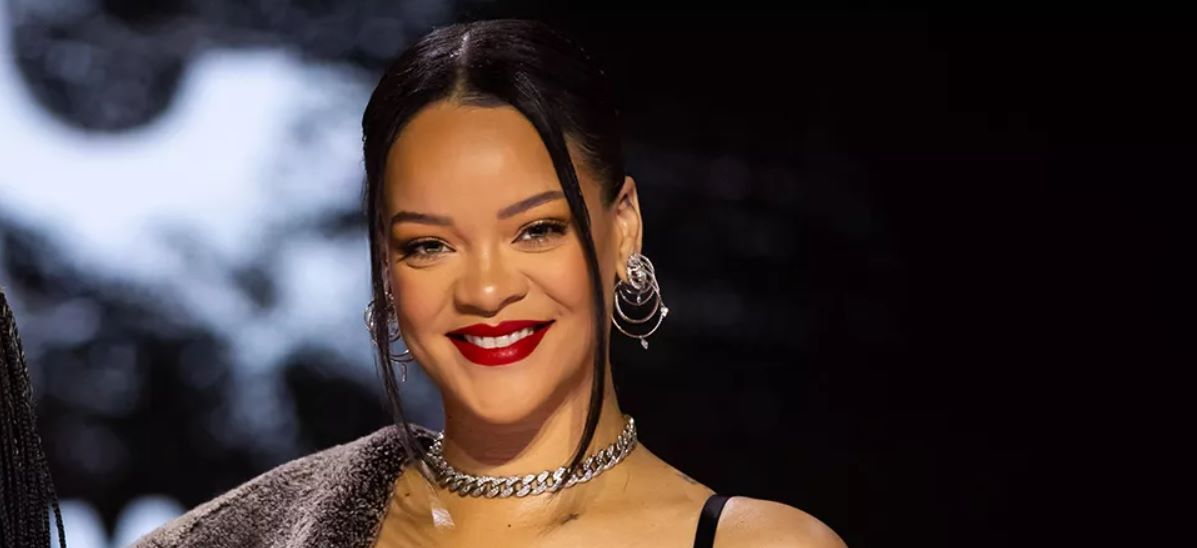
#> input picture seminarska/input.jpg, 1197 x 548 px
$ python demo_app.py
#> lines starting #> are read from the running program, lines starting #| are printed output that depends on the picture; after the words box and inside, x2 and y2 are one past the last pixel; in counts of white or black regions, pixels touching at a corner belong together
import cv2

def apply_gaussian_blur(image, x, y, w, h):
    face = image[y:y+h, x:x+w]
    blurred_face = cv2.GaussianBlur(face, (99, 99), 30)
    image[y:y+h, x:x+w] = blurred_face

def apply_pixelated_blur(image, x, y, w, h):
    face = image[y:y+h, x:x+w]
    small = cv2.resize(face, (10, 10), interpolation=cv2.INTER_LINEAR)
    pixelated_face = cv2.resize(small, (w, h), interpolation=cv2.INTER_NEAREST)
    image[y:y+h, x:x+w] = pixelated_face

def main():
    image = cv2.imread('input.jpg')
#> image is the input picture: shape (548, 1197, 3); mean B, G, R 54.1, 53.8, 64.5
    if image is None:
        print("Грешка: Не може да се вчита сликата.")
        return

    face_cascade = cv2.CascadeClassifier(cv2.data.haarcascades + 'haarcascade_frontalface_default.xml')
    gray_image = cv2.cvtColor(image, cv2.COLOR_BGR2GRAY)
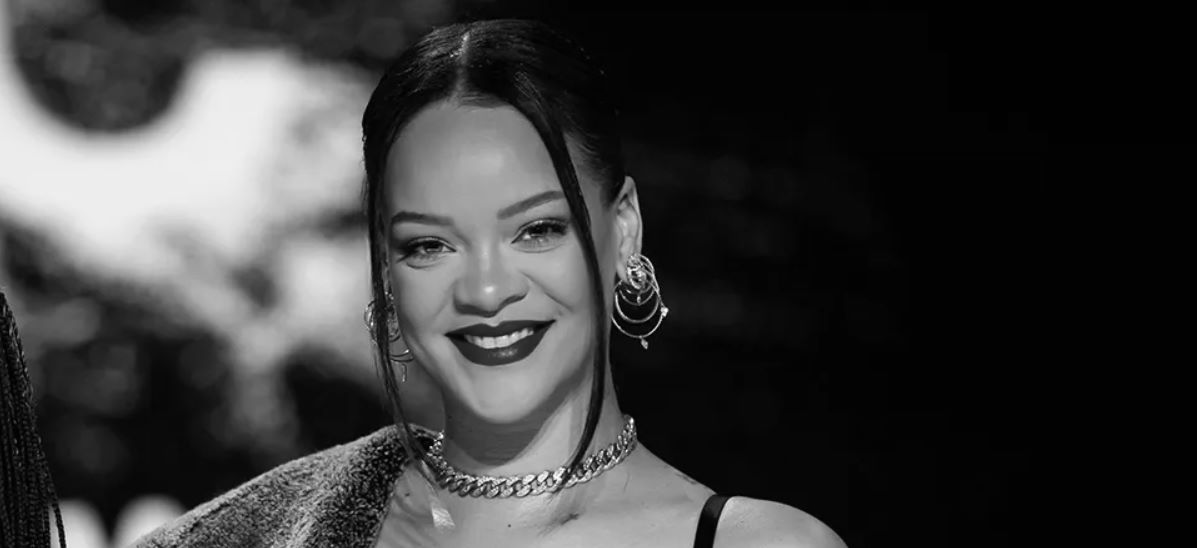
#> gray_image: shape (548, 1197); min 0, max 254, mean 57
    faces = face_cascade.detectMultiScale(gray_image, scaleFactor=1.1, minNeighbors=5, minSize=(30, 30))
#> faces = [[359, 131, 275, 275]]

    print("Избери тип на замаглување:")
    print("1: Gaussian Blur")
    print("2: Pixelated Blur")
    choice = input("Внеси го бројот на твојот избор: ")
#> the answer given: 1

    for (x, y, w, h) in faces:
        if choice == '1':
            apply_gaussian_blur(image, x, y, w, h)
        elif choice == '2':
            apply_pixelated_blur(image, x, y, w, h)
        else:
            print("Невалиден избор!")
            return
#> this loop made 1 pass
#> pass 1, in apply_gaussian_blur, `face = image[y:y+h, x:x+w]`:
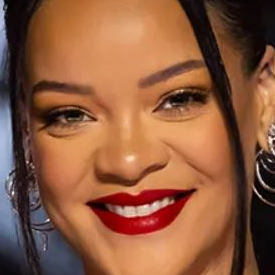
#> face: shape (275, 275, 3); mean B, G, R 62.6, 89.9, 140.5
#> pass 1, in apply_gaussian_blur, `blurred_face = cv2.GaussianBlur(face, (99, 99), 30)`:
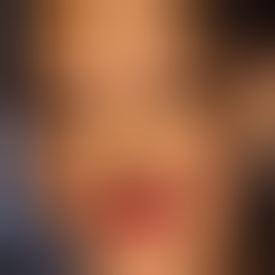
#> blurred_face: shape (275, 275, 3); mean B, G, R 62.5, 89.8, 140.5
#> after the loop:
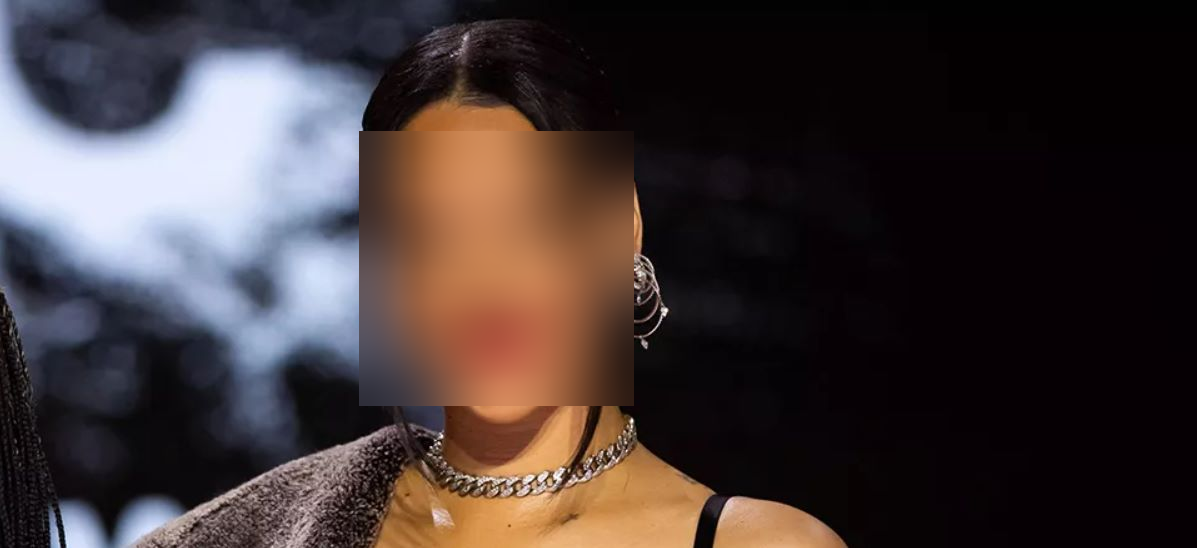
#> image: shape (548, 1197, 3); 11.53% of pixels changed, all inside (x1, y1, x2, y2) = (359, 131, 634, 406)

    cv2.imshow('Blurred Faces', image)
    cv2.waitKey(0)
    cv2.destroyAllWindows()

    try:
        cv2.imwrite('blurred_output_image.jpg', image)
        print("Сликата успешно е зачувана.")
    except Exception as e:
        print(f"Се јави грешка при зачувување на сликата: {e}")

if __name__ == "__main__":
    main()
